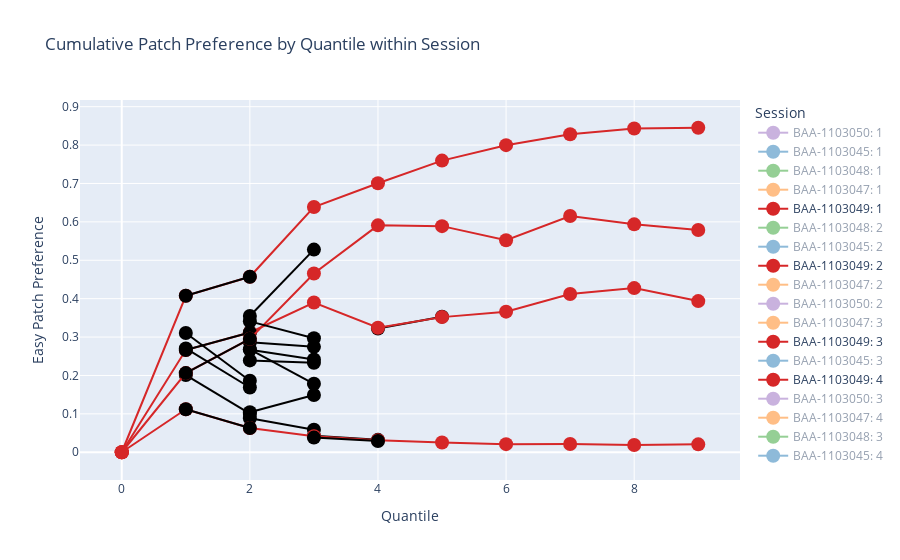

The code cell stored with this chart in its notebook:
### Code cell
cum_patch_pref_epoch_session = go.Figure()
sesh_subj_counter = DotMap(
    {
        "BAA-1103045": 0,
        "BAA-1103047": 0,
        "BAA-1103048": 0,
        "BAA-1103049": 0,
        "BAA-1103050": 0,
    }
)
for i in df.index:
    uid = df["id"][i]
    y = df["easy_pref_epoch_cum"][i]
    sesh_subj_counter[uid] += 1
    cum_patch_pref_epoch_session.add_trace(
        go.Scatter(
            y=y,
            name=f"{uid}: {sesh_subj_counter[uid]}",
            mode="lines+markers",
            marker={"size": mrkr_sz},
            line=dict(color=color_dict[uid]),
        )
    )
    zidx = int(df["epoch_thresh_change_idx"][i])
    cum_patch_pref_epoch_session.add_trace(
        go.Scatter(
            x=np.array((zidx, zidx + 1)),
            y=y[zidx : zidx + 2],
            mode="lines+markers",
            marker={"size": mrkr_sz},
            line=dict(color="black"),
            name=f"{uid}: {sesh_subj_counter[uid]}: thresh change",
        )
    )
cum_patch_pref_epoch_session.update_layout(
    title="Cumulative Patch Preference by Quantile within Session",
    xaxis_title="Quantile",
    yaxis_title="Easy Patch Preference",
    legend_title="Session",
)
cum_patch_pref_epoch_session.show()

### Figure 1 — Plotly figure (JSON) as saved in the notebook; plotly's stock layout.template omitted (floating-point values rounded to 4 significant figures)
{"data": [{"line": {"color": "rgb(148, 103, 189)"}, "marker": {"size": 14}, "mode": "lines+markers", "name": "BAA-1103050: 1", "type": "scatter", "visible": "legendonly", "y": [0, 0.0691, 0.2668, 0.2415, 0.1965, 0.1574, 0.2122, 0.1815, 0.2178, 0.2542]}, {"line": {"color": "black"}, "marker": {"size": 14}, "mode": "lines+markers", "showlegend": false, "type": "scatter", "visible": true, "x": [2, 3], "y": [0.2668, 0.2415]}, {"line": {"color": "rgb(31, 119, 180)"}, "marker": {"size": 14}, "mode": "lines+markers", "name": "BAA-1103045: 1", "type": "scatter", "visible": "legendonly", "y": [0, 0.5122, 0.268, 0.1784, 0.2916, 0.4122, 0.3574, 0.3059, 0.3597, 0.3528]}, {"line": {"color": "black"}, "marker": {"size": 14}, "mode": "lines+markers", "showlegend": false, "type": "scatter", "visible": true, "x": [2, 3], "y": [0.268, 0.1784]}, {"line": {"color": "rgb(44, 160, 44)"}, "marker": {"size": 14}, "mode": "lines+markers", "name": "BAA-1103048: 1", "type": "scatter", "visible": "legendonly", "y": [0, 0.009501, 0.00562, 0.04311, 0.0323, 0.027, 0.02257, 0.01943, 0.01699, 0.01576]}, {"line": {"color": "black"}, "marker": {"size": 14}, "mode": "lines+markers", "showlegend": false, "type": "scatter", "visible": true, "x": [3, 4], "y": [0.04311, 0.0323]}, {"line": {"color": "rgb(255, 127, 14)"}, "marker": {"size": 14}, "mode": "lines+markers", "name": "BAA-1103047: 1", "type": "scatter", "visible": "legendonly", "y": [0, 0.201, 0.1005, 0.06691, 0.05017, 0.04014, 0.03344, 0.02865, 0.02508, 0.02229]}, {"line": {"color": "black"}, "marker": {"size": 14}, "mode": "lines+markers", "showlegend": false, "type": "scatter", "visible": true, "x": [1, 2], "y": [0.201, 0.1005]}, {"line": {"color": "rgb(214, 39, 40)"}, "marker": {"size": 14}, "mode": "lines+markers", "name": "BAA-1103049: 1", "type": "scatter", "visible": true, "y": [0, 0.4075, 0.457, 0.6386, 0.7006, 0.7596, 0.7998, 0.8282, 0.8432, 0.8451]}, {"line": {"color": "black"}, "marker": {"size": 14}, "mode": "lines+markers", "showlegend": false, "type": "scatter", "visible": true, "x": [1, 2], "y": [0.4075, 0.457]}, {"line": {"color": "rgb(44, 160, 44)"}, "marker": {"size": 14}, "mode": "lines+markers", "name": "BAA-1103048: 2", "type": "scatter", "visible": "legendonly", "y": [0, 0.1267, 0.08838, 0.0588, 0.04407, 0.039, 0.03255, 0.0279, 0.02439, 0.0225]}, {"line": {"color": "black"}, "marker": {"size": 14}, "mode": "lines+markers", "showlegend": false, "type": "scatter", "visible": true, "x": [2, 3], "y": [0.08838, 0.0588]}, {"line": {"color": "rgb(31, 119, 180)"}, "marker": {"size": 14}, "mode": "lines+markers", "name": "BAA-1103045: 2", "type": "scatter", "visible": "legendonly", "y": [0, 0.4872, 0.3547, 0.5278, 0.5603, 0.6485, 0.6502, 0.7002, 0.7373, 0.7666]}, {"line": {"color": "black"}, "marker": {"size": 14}, "mode": "lines+markers", "showlegend": false, "type": "scatter", "visible": true, "x": [2, 3], "y": [0.3547, 0.5278]}, {"line": {"color": "rgb(214, 39, 40)"}, "marker": {"size": 14}, "mode": "lines+markers", "name": "BAA-1103049: 2", "type": "scatter", "visible": true, "y": [0, 0.1119, 0.06308, 0.04192, 0.03153, 0.0253, 0.02108, 0.02143, 0.01881, 0.0206]}, {"line": {"color": "black"}, "marker": {"size": 14}, "mode": "lines+markers", "showlegend": false, "type": "scatter", "visible": true, "x": [1, 2], "y": [0.1119, 0.06308]}, {"line": {"color": "rgb(255, 127, 14)"}, "marker": {"size": 14}, "mode": "lines+markers", "name": "BAA-1103047: 2", "type": "scatter", "visible": "legendonly", "y": [0, 0.2152, 0.49, 0.4293, 0.3224, 0.3531, 0.3027, 0.3104, 0.2796, 0.3582]}, {"line": {"color": "black"}, "marker": {"size": 14}, "mode": "lines+markers", "showlegend": false, "type": "scatter", "visible": true, "x": [4, 5], "y": [0.3224, 0.3531]}, {"line": {"color": "rgb(148, 103, 189)"}, "marker": {"size": 14}, "mode": "lines+markers", "name": "BAA-1103050: 2", "type": "scatter", "visible": "legendonly", "y": [0, 0.1463, 0.2864, 0.2745, 0.2725, 0.355, 0.3963, 0.4159, 0.428, 0.4761]}, {"line": {"color": "black"}, "marker": {"size": 14}, "mode": "lines+markers", "showlegend": false, "type": "scatter", "visible": true, "x": [2, 3], "y": [0.2864, 0.2745]}, {"line": {"color": "rgb(255, 127, 14)"}, "marker": {"size": 14}, "mode": "lines+markers", "name": "BAA-1103047: 3", "type": "scatter", "visible": "legendonly", "y": [0, 0.1359, 0.2392, 0.2332, 0.2386, 0.1913, 0.1663, 0.1731, 0.1874, 0.2225]}, {"line": {"color": "black"}, "marker": {"size": 14}, "mode": "lines+markers", "showlegend": false, "type": "scatter", "visible": true, "x": [2, 3], "y": [0.2392, 0.2332]}, {"line": {"color": "rgb(214, 39, 40)"}, "marker": {"size": 14}, "mode": "lines+markers", "name": "BAA-1103049: 3", "type": "scatter", "visible": true, "y": [0, 0.2662, 0.3118, 0.3899, 0.3242, 0.3519, 0.3662, 0.4123, 0.4275, 0.3937]}, {"line": {"color": "black"}, "marker": {"size": 14}, "mode": "lines+markers", "showlegend": false, "type": "scatter", "visible": true, "x": [1, 2], "y": [0.2662, 0.3118]}, {"line": {"color": "rgb(31, 119, 180)"}, "marker": {"size": 14}, "mode": "lines+markers", "name": "BAA-1103045: 3", "type": "scatter", "visible": "legendonly", "y": [0, 0.04909, 0.104, 0.149, 0.2438, 0.3711, 0.469, 0.5077, 0.545, 0.5951]}, {"line": {"color": "black"}, "marker": {"size": 14}, "mode": "lines+markers", "showlegend": false, "type": "scatter", "visible": true, "x": [2, 3], "y": [0.104, 0.149]}, {"line": {"color": "rgb(214, 39, 40)"}, "marker": {"size": 14}, "mode": "lines+markers", "name": "BAA-1103049: 4", "type": "scatter", "visible": true, "y": [0, 0.2061, 0.2953, 0.4656, 0.5909, 0.5889, 0.5523, 0.6154, 0.5936, 0.579]}, {"line": {"color": "black"}, "marker": {"size": 14}, "mode": "lines+markers", "showlegend": false, "type": "scatter", "visible": true, "x": [1, 2], "y": [0.2061, 0.2953]}, {"line": {"color": "rgb(148, 103, 189)"}, "marker": {"size": 14}, "mode": "lines+markers", "name": "BAA-1103050: 3", "type": "scatter", "visible": "legendonly", "y": [0, 0.3107, 0.1863, 0.1656, 0.2706, 0.3719, 0.4195, 0.4741, 0.4901, 0.5277]}, {"line": {"color": "black"}, "marker": {"size": 14}, "mode": "lines+markers", "showlegend": false, "type": "scatter", "visible": true, "x": [1, 2], "y": [0.3107, 0.1863]}, {"line": {"color": "rgb(255, 127, 14)"}, "marker": {"size": 14}, "mode": "lines+markers", "name": "BAA-1103047: 4", "type": "scatter", "visible": "legendonly", "y": [0, 0.2069, 0.3409, 0.2969, 0.345, 0.3817, 0.3693, 0.3436, 0.3579, 0.3704]}, {"line": {"color": "black"}, "marker": {"size": 14}, "mode": "lines+markers", "showlegend": false, "type": "scatter", "visible": true, "x": [2, 3], "y": [0.3409, 0.2969]}, {"line": {"color": "rgb(44, 160, 44)"}, "marker": {"size": 14}, "mode": "lines+markers", "name": "BAA-1103048: 3", "type": "scatter", "visible": "legendonly", "y": [0, 0.002056, 0.007044, 0.03814, 0.02917, 0.02867, 0.02653, 0.02275, 0.07632, 0.06977]}, {"line": {"color": "black"}, "marker": {"size": 14}, "mode": "lines+markers", "showlegend": false, "type": "scatter", "visible": true, "x": [3, 4], "y": [0.03814, 0.02917]}, {"line": {"color": "rgb(31, 119, 180)"}, "marker": {"size": 14}, "mode": "lines+markers", "name": "BAA-1103045: 4", "type": "scatter", "visible": "legendonly", "y": [0, 0.2704, 0.1686, 0.2627, 0.2592, 0.3584, 0.3195, 0.2911, 0.3141, 0.2817]}, {"line": {"color": "black"}, "marker": {"size": 14}, "mode": "lines+markers", "showlegend": false, "type": "scatter", "visible": true, "x": [1, 2], "y": [0.2704, 0.1686]}], "layout": {"autosize": true, "legend": {"title": {"text": "Session"}}, "title": {"text": "Cumulative Patch Preference by Quantile within Session"}, "xaxis": {"autorange": true, "range": [-0.6138, 9.614], "title": {"text": "Quantile"}, "type": "linear"}, "yaxis": {"autorange": true, "range": [-0.1038, 0.9489], "title": {"text": "Easy Patch Preference"}, "type": "linear"}}}
